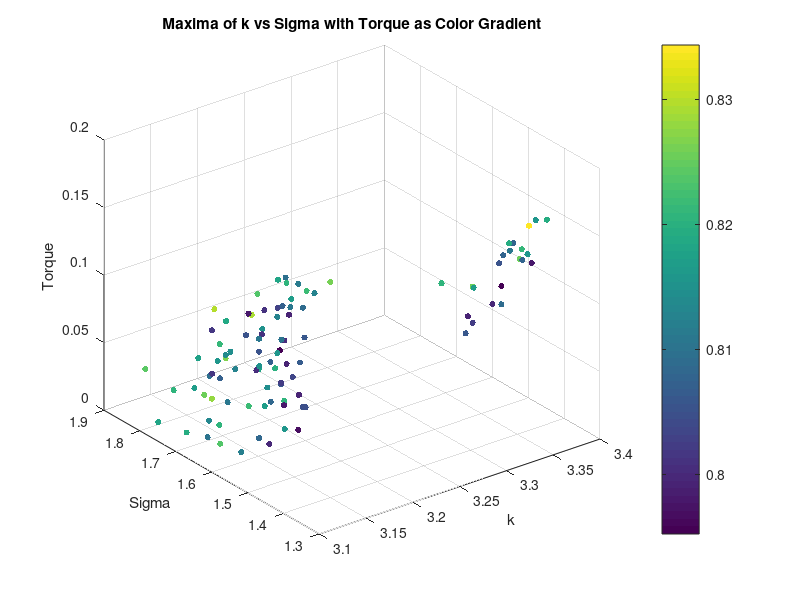
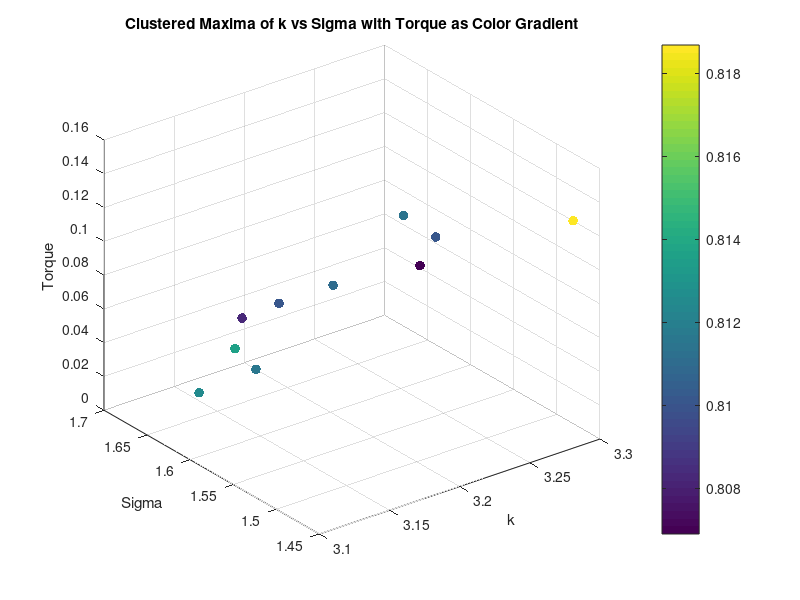
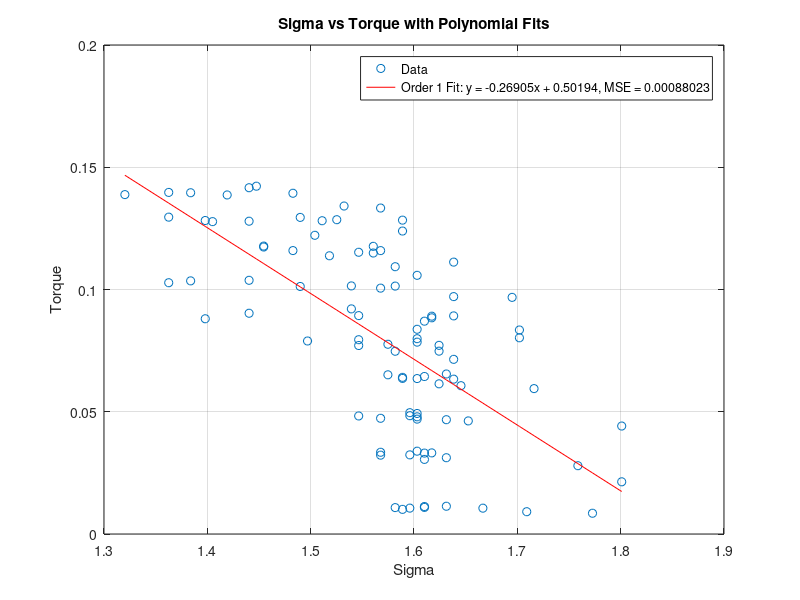
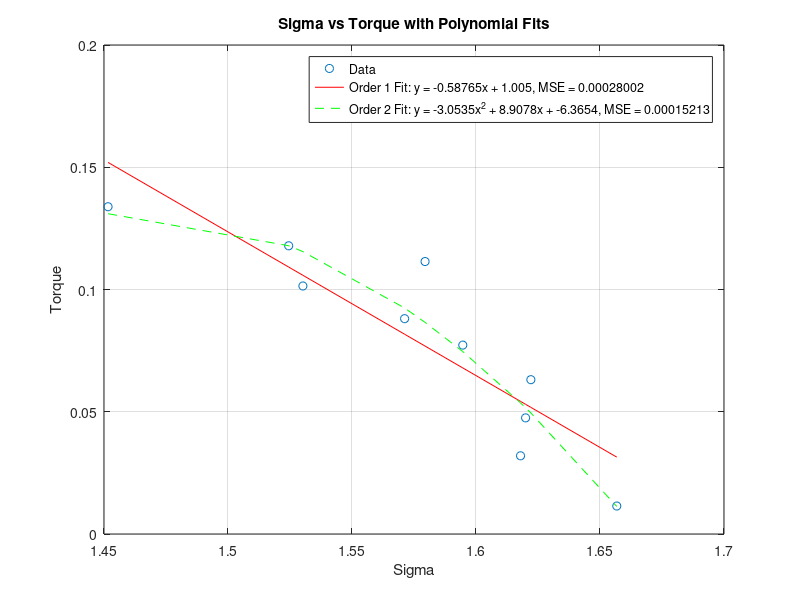

The MATLAB script that drew these images, in order:
clear all;
close all;

load('maxima_data.mat');
scatter3(maxima_k, maxima_sigma, torque_values, 20, maxima_corr, 'filled');
xlabel('k');
ylabel('Sigma');
zlabel('Torque');
title('Maxima of k vs Sigma with Torque as Color Gradient');
colorbar;
grid on;

% K means clustering of torque into 10 clusters, taking mean of each cluster k, sigma and corr too
[cluster_idx, cluster_centers] = kmeans(torque_values', 10);
% Take the mean of each cluster
torque_means = zeros(10, 1);
sigma_means = zeros(10, 1);
k_means = zeros(10, 1);
corr_means = zeros(10, 1);
for i = 1:10
    torque_means(i) = mean(torque_values(cluster_idx == i));
    sigma_means(i) = mean(maxima_sigma(cluster_idx == i));
    k_means(i) = mean(maxima_k(cluster_idx == i));
    corr_means(i) = mean(maxima_corr(cluster_idx == i));
end

% Plot the clusters
figure;
scatter3(k_means, sigma_means, torque_means, 50, corr_means, 'filled');
xlabel('k');
ylabel('Sigma');
zlabel('Torque');
title('Clustered Maxima of k vs Sigma with Torque as Color Gradient');
colorbar;
grid on;

% Ensure data is sorted for polyfit
[sigma_sorted, sort_idx] = sort(maxima_sigma);
torque_sorted = torque_values(sort_idx);

% Polyfit for sigma vs torque (order 1 and 2)
p1_sigma = polyfit(sigma_sorted, torque_sorted, 1);

% Calculate fitted values and MSE for sigma vs torque
fitted_torque_p1_sigma = polyval(p1_sigma, sigma_sorted);
mse_p1_sigma = mean((torque_sorted - fitted_torque_p1_sigma).^2);

% Display results for sigma vs torque
disp('Sigma vs Torque:');
disp(['Order 1 MSE: ', num2str(mse_p1_sigma)]);


% Plot for sigma vs torque with polynomial fits (first instance)
figure;
plot(sigma_sorted, torque_sorted, 'o', 'DisplayName', 'Data');
hold on;
plot(sigma_sorted, fitted_torque_p1_sigma, '-r', 'DisplayName', ...
    ['Order 1 Fit: y = ', num2str(p1_sigma(1)), 'x + ', num2str(p1_sigma(2)), ...
    ', MSE = ', num2str(mse_p1_sigma)]);
xlabel('Sigma');
ylabel('Torque');
title('Sigma vs Torque with Polynomial Fits');
legend('show');
grid on;

% Ensure data is sorted for polyfit
[sigma_sorted, sort_idx] = sort(sigma_means);
torque_sorted = torque_means(sort_idx);

% Polyfit for sigma vs torque (order 1 and 2)
p1_sigma = polyfit(sigma_sorted, torque_sorted, 1);
p2_sigma = polyfit(sigma_sorted, torque_sorted, 2);

% Calculate fitted values and MSE for sigma vs torque
fitted_torque_p1_sigma = polyval(p1_sigma, sigma_sorted);
fitted_torque_p2_sigma = polyval(p2_sigma, sigma_sorted);
mse_p1_sigma = mean((torque_sorted - fitted_torque_p1_sigma).^2);
mse_p2_sigma = mean((torque_sorted - fitted_torque_p2_sigma).^2);

% Display results for sigma vs torque
disp('Sigma vs Torque:');
disp(['Order 1 MSE: ', num2str(mse_p1_sigma)]);
disp(['Order 2 MSE: ', num2str(mse_p2_sigma)]);

% Plot for sigma vs torque with polynomial fits (second instance)
figure;
plot(sigma_sorted, torque_sorted, 'o', 'DisplayName', 'Data');
hold on;
plot(sigma_sorted, fitted_torque_p1_sigma, '-r', 'DisplayName', ...
    ['Order 1 Fit: y = ', num2str(p1_sigma(1)), 'x + ', num2str(p1_sigma(2)), ...
    ', MSE = ', num2str(mse_p1_sigma)]);
plot(sigma_sorted, fitted_torque_p2_sigma, '--g', 'DisplayName', ...
    ['Order 2 Fit: y = ', num2str(p2_sigma(1)), 'x^2 + ', num2str(p2_sigma(2)), ...
    'x + ', num2str(p2_sigma(3)), ', MSE = ', num2str(mse_p2_sigma)]);
xlabel('Sigma');
ylabel('Torque');
title('Sigma vs Torque with Polynomial Fits');
legend('show');
grid on;
